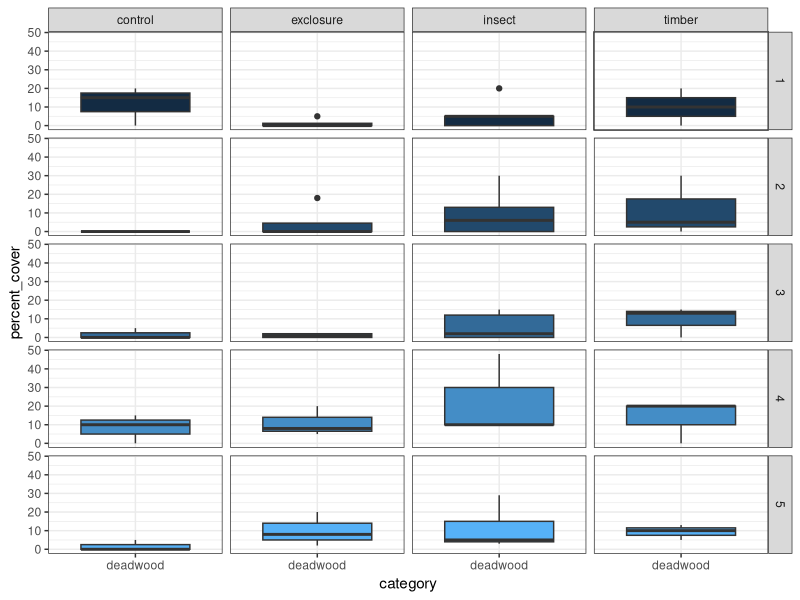

R code for this plot:
## ---- chunk 1
knitr::opts_chunk$set(echo = TRUE)
## ---- chunk 2
library(tidyverse)
library(readxl)
## ---- chunk 3
vegdat <- read_excel("summer2022_datasheet.xlsx", sheet = "vegetation")

# switch from wide to long form, quadrat data (not canopy):
veg_quad <- vegdat %>% 
  select(!(`canopy cover`)) %>% 
  select(!notes) %>% 
  pivot_longer(
    !c(disturbance, park_id, site_id, site_name, transect_id, collar_id),
    names_to = "category",
    values_to = "percent_cover")

## ---- chunk 4
veg_quad %>% 
  # filter(category == "bare"| category == "needle"| category == "rock") %>%
  filter(category == "deadwood") %>% 
  ggplot(aes(x=category, y=percent_cover, fill = collar_id))+
  geom_boxplot(position = "dodge")+
  facet_grid(cols = vars(disturbance),
             rows = vars(collar_id))+
  theme_bw()+theme(legend.position = "none")

